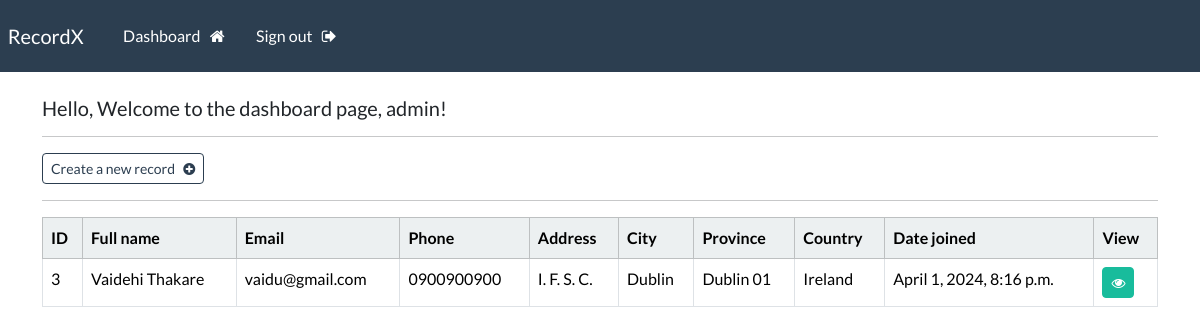
Before: /dashboard (signed in) with the older database file.
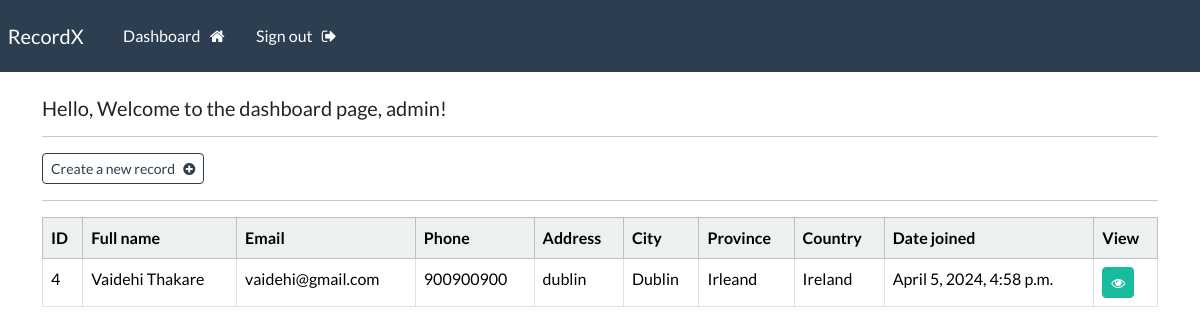
After: the same page with the newer database file.
### myapp/models.py (models this page shows, shortened)
class Record(models.Model):
    creation_date = models.DateTimeField(auto_now_add=True)
    first_name = models.CharField(max_length=100)
    last_name = models.CharField(max_length=100)
    email = models.CharField(max_length=255)
    phone = models.CharField(max_length=20)
    address = models.CharField(max_length=300)
    city = models.CharField(max_length=255)
    province = models.CharField(max_length=200)
    country = models.CharField(max_length=125)
    objects = models.Manager()

### myapp/views.py (the view)
# urls.py: path('dashboard', views.dashboard, name='dashboard'),
@login_required(login_url='login')
def dashboard(request):
    my_records = Record.objects.all()
    context = {'records': my_records}
    return render(request, 'myapp/dashboard.html', context=context)

### myapp/templates/myapp/dashboard.html
{% extends 'myapp/base.html' %}
{% block content %}
    <h5> Hello, Welcome to the dashboard page, {{user}}! </h5>
    <hr>
    <a class="btn btn-outline-primary btn-sm" href="{% url 'create' %}">
        Create a new record &nbsp; <i class="fa fa-plus-circle" aria-hidden="true"></i>
    </a>
    <hr>
    <table class="table table-hover table-bordered">
        <thead class="table-light">
            <tr>
                <th scope="col"> ID </th>
                <th scope="col"> Full name </th>
                <th scope="col"> Email </th>
                <th scope="col"> Phone </th>
                <th scope="col"> Address </th>
                <th scope="col"> City </th>
                <th scope="col"> Province </th>
                <th scope="col"> Country </th>
                <th scope="col"> Date joined </th>
                <th scope="col"> View </th>
            </tr>
        </thead>
        <tbody>
        {% if records %}
            {% for record in records %}
            <tr>
                <td> {{record.id}} </td>
                <td> {{record.first_name}}  {{record.last_name}} </td>
                <td> {{record.email}} </td>
                <td> {{record.phone}} </td>
                <td> {{record.address}} </td>
                <td> {{record.city}} </td>
                <td> {{record.province}} </td>
                <td> {{record.country}} </td>
                <td> {{record.creation_date}} </td>
                <td> <a class="btn btn-success btn-sm" href="{% url 'record' record.id %}"> <i class="fa fa-eye" aria-hidden="true"></i> </a> </td>
            </tr>
            {% endfor %}
        {% endif %}
        </tbody>
    </table>
{% endblock %}

Changed rows visible on the page:
removed Record: id "3", first_name "Vaidehi", last_name "Thakare", email "vaidu@gmail.com", phone "0900900900", address "I. F. S. C.", city "Dublin", province "Dublin 01", country "Ireland", creation_date "April 1, 2024, 8:16 p.m."
added Record: id "4", first_name "Vaidehi", last_name "Thakare", email "vaidehi@gmail.com", phone "900900900", address "dublin", city "Dublin", province "Irleand", country "Ireland", creation_date "April 5, 2024, 4:58 p.m."
